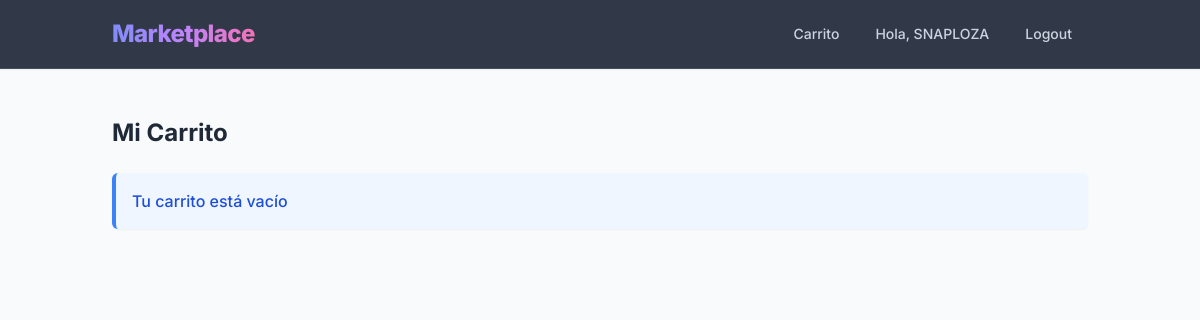
/cart/ (signed in), run on an earlier commit of the app's database.
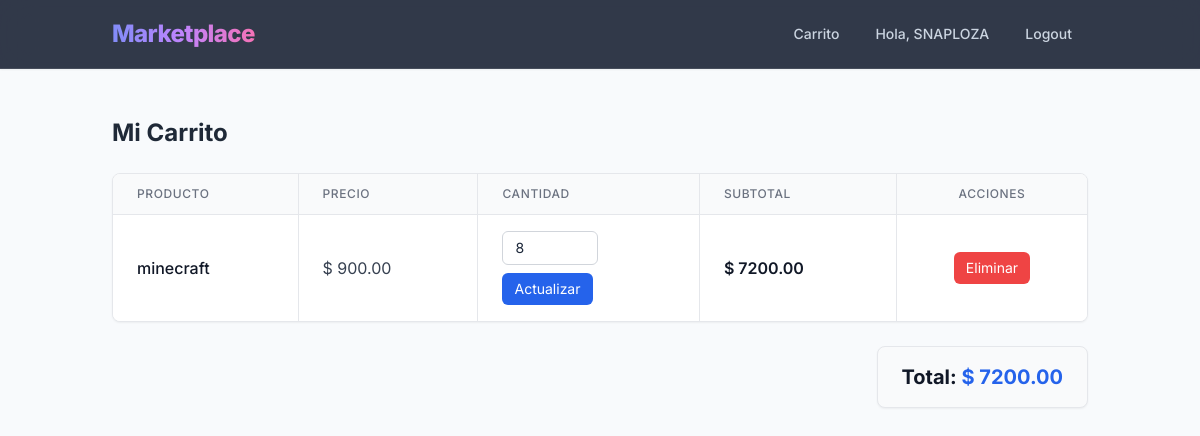
And on a later commit of the database.
### store/models.py (models this page shows, shortened)
class CartItem(models.Model):
    id = models.UUIDField(primary_key=True, default=uuid.uuid4, editable=False)
    cart = models.ForeignKey(Cart, on_delete=models.CASCADE)
    product = models.ForeignKey(Product, on_delete=models.CASCADE)
    quantity = models.PositiveIntegerField(default=1)
    class Meta:
        unique_together = ('cart', 'product')
    @property
    def subtotal(self):
        return self.product.price * self.quantity

class Product(models.Model):
    id = models.UUIDField(primary_key=True, default=uuid.uuid4, editable=False)
    name = models.CharField(max_length=150)
    description = models.TextField()
    image = models.ImageField(upload_to='upload/', blank=True, null=True)
    price = models.DecimalField(max_digits=10, decimal_places=2)
    stock = models.PositiveIntegerField(default=0)
    owner = models.ForeignKey(
        User,
        on_delete=models.CASCADE,
        related_name='products'
    )  # 1:N
    categories = models.ManyToManyField(
        Category,
        related_name='products'
    )  # N:M
    created_at = models.DateTimeField(auto_now_add=True)

class Cart(models.Model):
    id = models.UUIDField(primary_key=True, default=uuid.uuid4, editable=False)
    user = models.ForeignKey(
        User,
        on_delete=models.CASCADE,
        related_name='carts'
    )  # 1:N
    products = models.ManyToManyField(
        Product,
        through='CartItem',
        related_name='carts'
    )
    created_at = models.DateTimeField(auto_now_add=True)
    @property
    def total(self):
        return sum(item.subtotal for item in self.cartitem_set.all())

### store/views.py (the view)
# urls.py: path('cart/', views.cart_detail, name='cart_detail'),
@login_required
def cart_detail(request):
    cart, created = Cart.objects.get_or_create(
        user=request.user
    )
    return render(request, 'store/cart_detail.html', {
        'cart': cart
    })

### templates/store/cart_detail.html (shortened to what this page needs)
{% extends 'store/base.html' %}
{% block content %}
<h2 class="text-2xl font-bold text-gray-800 mb-6">Mi Carrito</h2>
{% if cart.cartitem_set.all %}
<div class="bg-white rounded-lg shadow-sm border border-gray-200 overflow-hidden mb-6">
    <div class="overflow-x-auto">
        <table class="min-w-full divide-y divide-gray-200">
            <thead class="bg-gray-50">
                <tr class="divide-x divide-gray-200">
                    <th scope="col" class="px-6 py-3 text-left text-xs font-medium text-gray-500 uppercase tracking-wider">Producto</th>
                    <th scope="col" class="px-6 py-3 text-left text-xs font-medium text-gray-500 uppercase tracking-wider">Precio</th>
                    <th scope="col" class="px-6 py-3 text-left text-xs font-medium text-gray-500 uppercase tracking-wider">Cantidad</th>
                    <th scope="col" class="px-6 py-3 text-left text-xs font-medium text-gray-500 uppercase tracking-wider">Subtotal</th>
                    <th scope="col" class="px-6 py-3 text-center text-xs font-medium text-gray-500 uppercase tracking-wider">Acciones</th>
                </tr>
            </thead>
            <tbody class="bg-white divide-y divide-gray-200">
            {% for item in cart.cartitem_set.all %}
                <tr class="hover:bg-gray-50 transition-colors divide-x divide-gray-200">
                    <td class="px-6 py-4 whitespace-nowrap font-medium text-gray-900">
                        {{ item.product.name }}
                    </td>
                    <td class="px-6 py-4 whitespace-nowrap text-gray-700">
                        $ {{ item.product.price }}
                    </td>
                    <td class="px-6 py-4 whitespace-nowrap">
                        <form method="POST" action="{% url 'update_cart_item' item.id %}" class="flex flex-col items-start gap-2">
                            <input type="number"
                                   name="quantity"
                                   value="{{ item.quantity }}"
                                   min="1"
                                   class="w-24 px-3 py-1.5 border border-gray-300 rounded-md focus:outline-none focus:ring-2 focus:ring-blue-500 focus:border-blue-500 text-sm transition-colors">
                            <button type="submit" class="bg-blue-600 hover:bg-blue-700 text-white px-3 py-1.5 rounded-md text-sm transition-colors">
                                Actualizar
                            </button>
                        </form>
                    </td>
                    <td class="px-6 py-4 whitespace-nowrap font-semibold text-gray-900">
                        $ {{ item.subtotal }}
                    </td>
                    <td class="px-6 py-4 whitespace-nowrap text-center">
                        <a href="{% url 'remove_from_cart' item.id %}"
                           class="inline-block bg-red-500 hover:bg-red-600 text-white px-3 py-1.5 rounded-md text-sm transition-colors">
                            Eliminar
                        </a>
                    </td>
                </tr>
            {% endfor %}
            </tbody>
        </table>
    </div>
</div>
<div class="flex justify-end">
    <h3 class="text-xl font-bold text-gray-900 bg-gray-50 border border-gray-200 px-6 py-4 rounded-lg shadow-sm">
        Total: <span class="text-blue-600">$ {{ cart.total }}</span>
    </h3>
</div>
{% else %}
<div class="bg-blue-50 border-l-4 border-blue-500 p-4 rounded-md shadow-sm">
    <div class="flex items-center">
        <p class="text-blue-700 font-medium m-0">Tu carrito está vacío</p>
    </div>
</div>
{% endif %}
{% endblock %}

What changed in the data, as far as the page shows it:
added CartItem: product.name "minecraft", product.price "900.00", quantity "8", subtotal "7200.00"
now on this page (row unchanged): Cart: total "7200.00"
Also different on the page:
text no longer shown: "Tu carrito está vacío"
text now shown: "PRODUCTO PRECIO CANTIDAD SUBTOTAL ACCIONES Total: $"
